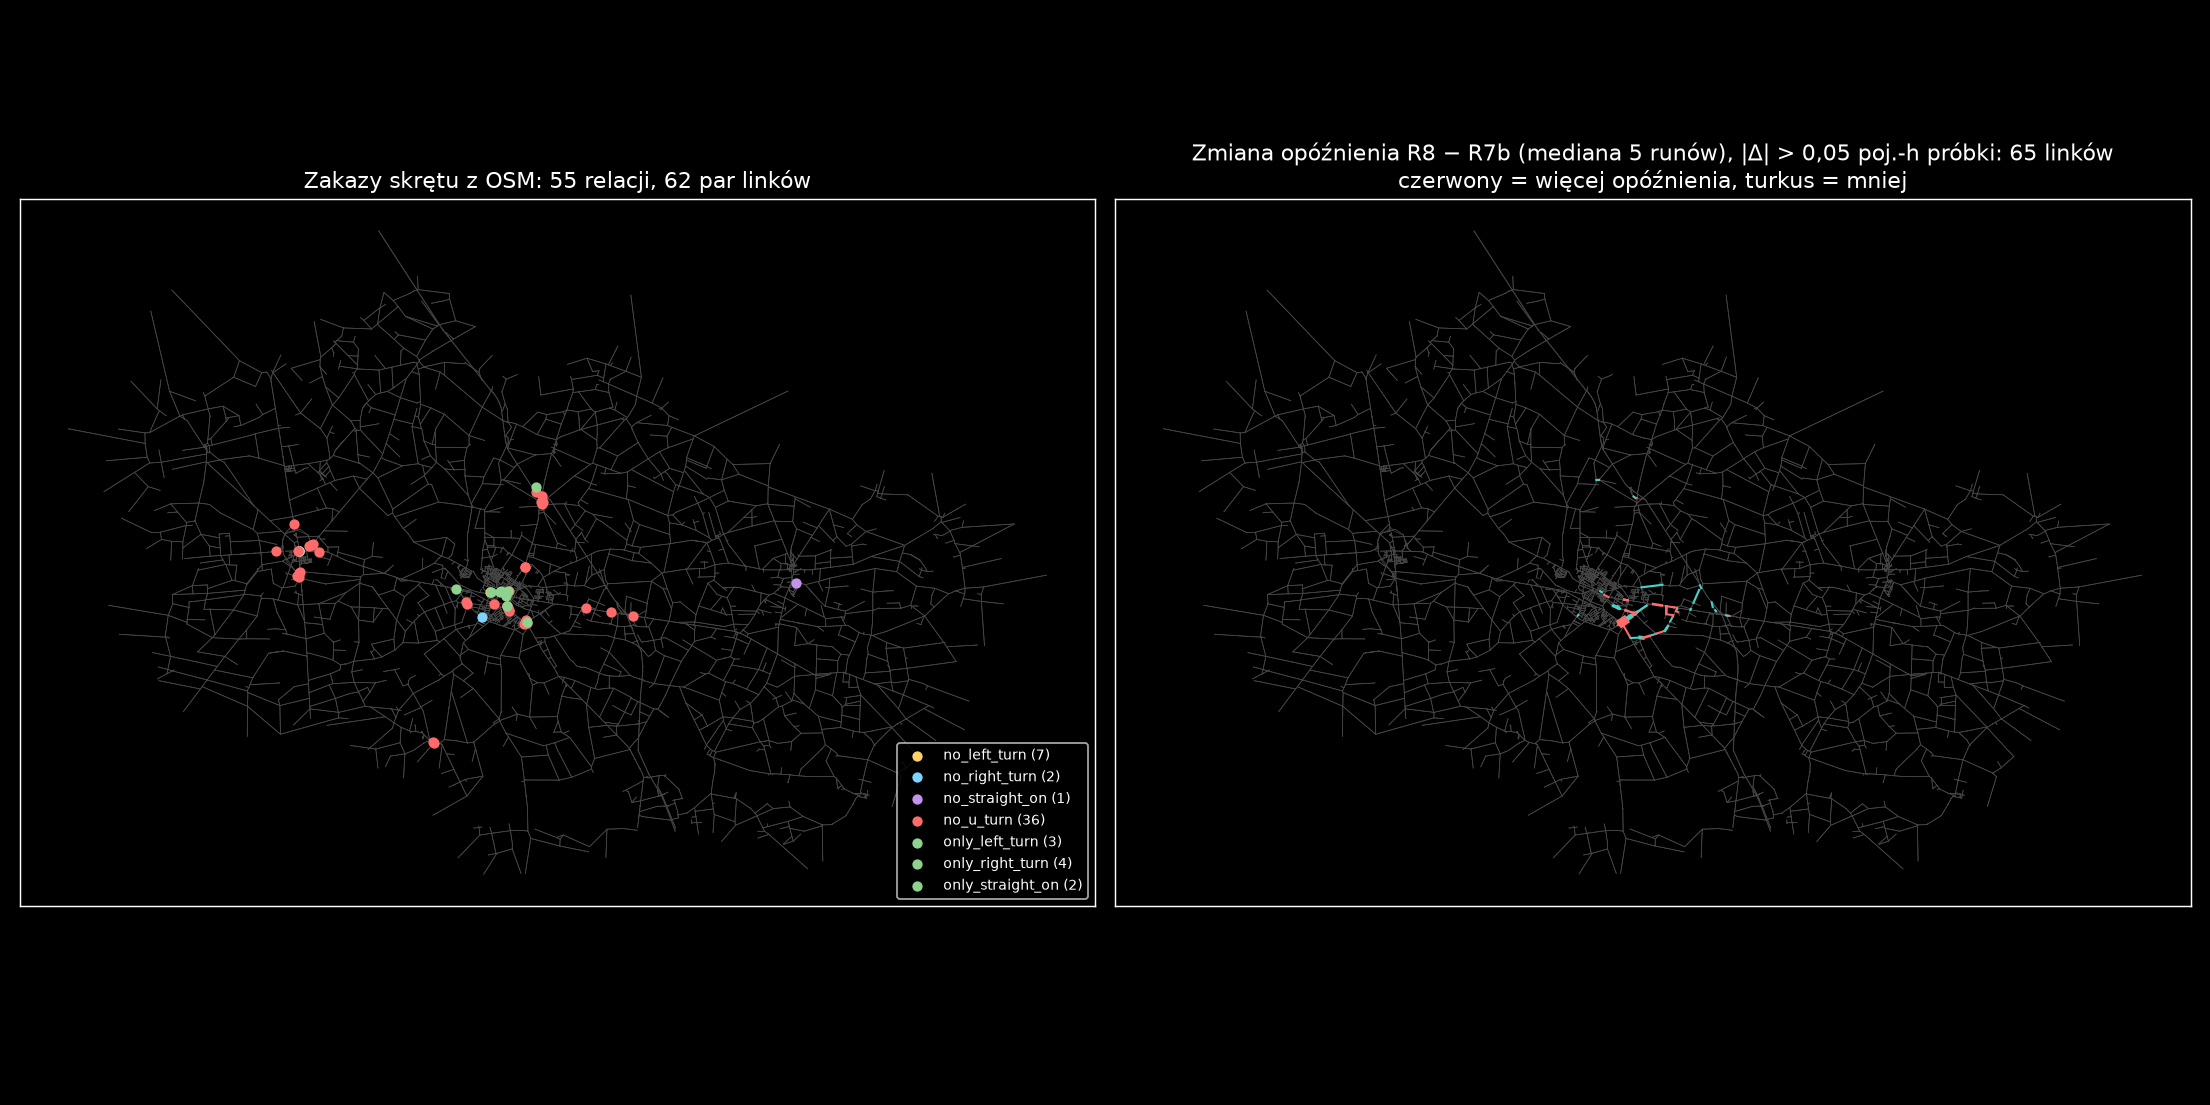

Python code for this plot:
"""G1: mapa zakazów skrętu (węzły via z network_r8_zakazy.csv) i różnic opóźnień R8 − R7b (g1_delay_diff_links.csv), ciemny motyw.
Użycie: uv run python -W ignore reports/etap3/g1_skrzyzowania/g1_mapa.py"""
import gzip
import xml.etree.ElementTree as ET

import matplotlib
import pandas as pd

matplotlib.use("Agg")
import matplotlib.pyplot as plt
plt.style.use("dark_background")
H = "reports/etap3/g1_skrzyzowania/"
t = ET.parse(gzip.open("scenarios/kutno/network.xml.gz"))
nodes = {n.get("id"): (float(n.get("x")), float(n.get("y"))) for n in t.iter("node")}
links = {l.get("id"): (l.get("from"), l.get("to")) for l in t.iter("link")}
z = pd.read_csv("scenarios/kutno/network_r8_zakazy.csv", sep=";", dtype=str)
d = pd.read_csv(H + "g1_delay_diff_links.csv", index_col=0).diff_veh_h
fig, (a, b) = plt.subplots(1, 2, figsize=(17, 8.5))
for ax in (a, b):
    for lk, (f, to) in links.items():
        (x1, y1), (x2, y2) = nodes[f], nodes[to]
        ax.plot([x1, x2], [y1, y2], color="0.28", lw=0.4, zorder=1)
    ax.set_aspect("equal"); ax.set_xticks([]); ax.set_yticks([])
vx = z.drop_duplicates(["relation", "via_node"])
kinds = {"no_u_turn": "#ff6b6b", "no_left_turn": "#ffd166", "no_right_turn": "#7fd3ff", "no_straight_on": "#c792ea"}
for k, g in vx.groupby("kind"):
    xs = [nodes[v][0] for v in g.via_node]; ys = [nodes[v][1] for v in g.via_node]
    a.scatter(xs, ys, s=22, color=kinds.get(k, "#8fd18f"), zorder=3, label=f"{k} ({len(g)})")
a.legend(loc="lower right", fontsize=8)
a.set_title(f"Zakazy skrętu z OSM: {len(vx)} relacji, {len(z)} par linków")
big = d[d.abs() > 0.05]
for lk, v in big.items():
    (x1, y1), (x2, y2) = nodes[links[lk][0]], nodes[links[lk][1]]
    b.plot([x1, x2], [y1, y2], color="#ff6b6b" if v > 0 else "#4ecdc4", lw=1 + min(abs(v) * 2, 5), zorder=3)
b.set_title(f"Zmiana opóźnienia R8 − R7b (mediana 5 runów), |Δ| > 0,05 poj.-h próbki: {len(big)} linków\nczerwony = więcej opóźnienia, turkus = mniej")
fig.tight_layout(); fig.savefig(H + "g1_mapa.png", dpi=130)
print("ok", len(big))
